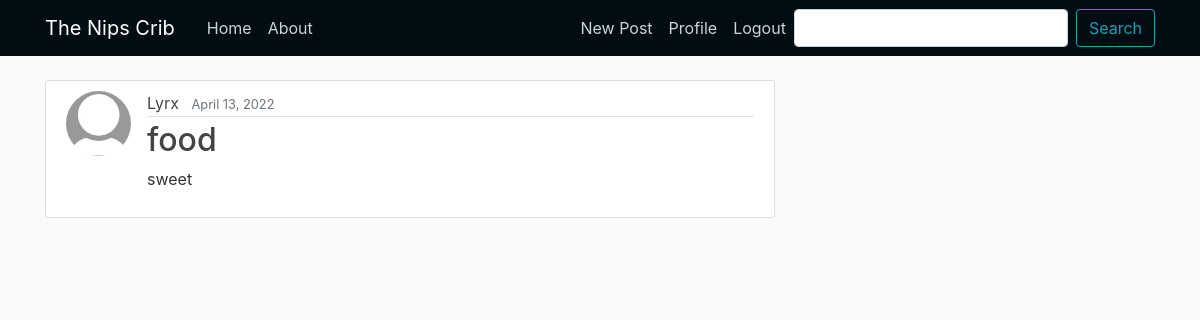
The page /post/36/ (signed in) on the database its author committed.
### blog/models.py (models this page shows, shortened)
class Post(models.Model):
    title = models.CharField(max_length=50)
    content = models.TextField()
    date_posted = models.DateTimeField(default=timezone.now)
    author = models.ForeignKey(User, on_delete=models.CASCADE)

### users/models.py (models this page shows, shortened)
class User(AbstractBaseUser):
    email = models.EmailField(verbose_name="email", max_length=60, unique=True)
    username = models.CharField(max_length=30, unique=True)
    date_joined = models.DateTimeField(verbose_name='date_joined', auto_now_add=True)
    last_login = models.DateTimeField(verbose_name='last_login', auto_now=True)
    is_admin = models.BooleanField(default=False)
    is_active = models.BooleanField(default=True)
    is_staff = models.BooleanField(default=False)
    is_superuser = models.BooleanField(default=False)
    USERNAME_FIELD = 'email'
    REQUIRED_FIELDS = ['username']
    objects = MyAccountManager()
    def __str__(self):
        return self.username

class Profile(models.Model):
    user = models.OneToOneField(User, on_delete=models.CASCADE)
    image = models.ImageField(default='default.jpg', upload_to='profile_pics')

### blog/views.py (the view)
# urls.py: path('post/<int:pk>/', PostDetailView.as_view(), name='post-detail'),
class PostDetailView(LoginRequiredMixin, DetailView):
    model = Post

### blog/templates/blog/post_detail.html (shortened to what this page needs)
{% extends "blog/base.html" %}
{% block content %}
    <article class="media content-section">
        <img class='rounded-circle article-img' src="{{ object.author.profile.image.url }}">
        <div class="media-body">
        <div class="article-metadata">
            <a class="mr-2" href="{% url 'user-posts' object.author.username %}">{{ object.author }}</a>
            <small class="text-muted">{{ object.date_posted|date:"F d, Y" }}</small>
        </div>
        <h2 class="article-title">{{ object.title }}</h2>
        <p class="article-content">{{ object.content }}</p>
        </div>
    </article>
{% endblock content %}

### blog/static/blog/main.css (style rules this page uses)
body { background: #fafafa; color: #333333; margin-top: 5rem; }
h1, h2, h3, h4, h5, h6 { color: #444444; }
.content-section { background: #ffffff; padding: 10px 20px; border: 1px solid #dddddd; border-radius: 3px; margin-bottom: 20px; }
.article-title { color: #444444; }
.article-content { white-space: pre-line; }
.article-img { height: 65px; width: 65px; margin-right: 16px; }
.article-metadata { color: #444444; padding-bottom: 1px; margin-bottom: 4px; border-bottom: 1px solid #e3e3e3 }
.article-metadata a { color: #444444; text-decoration: none; }

### rows shown on the page
Post: author.profile.image (placeholder picture), author "Lyrx", date_posted "April 13, 2022", title "food", content "sweet"
